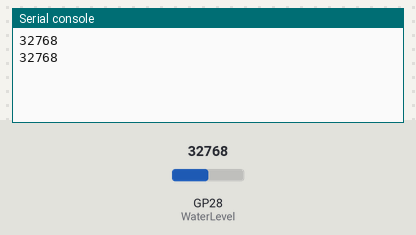
This program was run on a simulated Raspberry Pi Pico running MicroPython. On the bench: the last lines printed to the serial console. The inputs (shaded band) are chosen by the test bench; at power-on: GP28 (WaterLevel) = 32768 (analog values on the 0–65535 scale).

Above: at 1.2 s.
1.3 s: GP28 (WaterLevel) set to 45874
At 2.6 s:
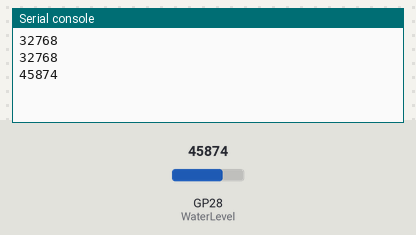
2.8 s: GP28 (WaterLevel) set to 57670
At 3.7 s:
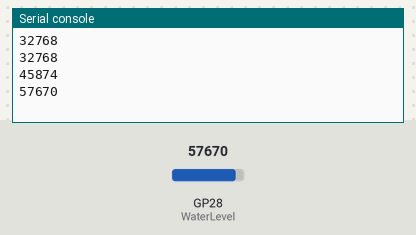
Timing chart, 0 to 5.8 s (numbered marks = the images above; inputs shaded):
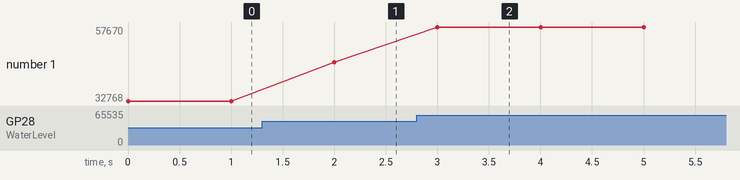

The program:

WaterLevel.py
```python
from machine import ADC
from time import sleep
# from Lights import lights_red, lights_white

WaterLevel = ADC(28)

# max = 10626
# min = 10514

# Testing purposes
while True:
    value=WaterLevel.read_u16()
    print(value)
    sleep(1)
'''
while True:

    value = WaterLevel.read_u16()
    if value >= min:
        lights_red.write()
        print ("I need more water!")
    sleep(0.5)
    if value <= max:
        lights_white.write()
        print ("I am full!")
'''
```

Measured:
- after the input at 1.3 s, the serial console: prints a new line after 0.70 s (image 1)
- after the input at 2.8 s, the serial console: prints a new line after 0.20 s (image 2)
- plotted number 1: 32768 → 45874 after the input at 1.3 s, 45874 → 57670 after the input at 2.8 s
